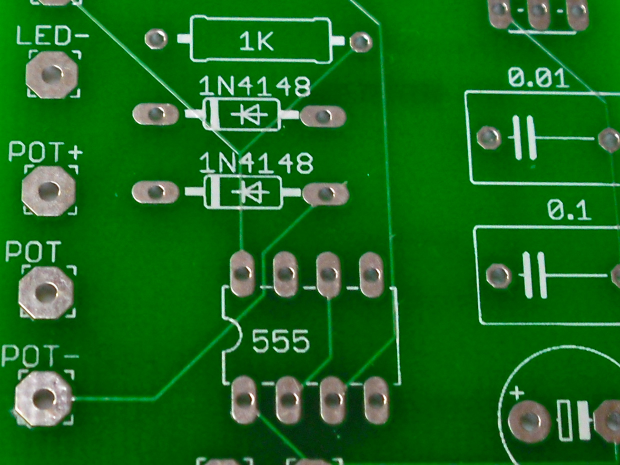
#> input picture cv2/CB.jpeg, 1240 x 930 px, found by its file name (shown at 1/2 size)
$ jupyter execute Untitled.ipynb   (older library calls are emulated)
#> lines starting #> are read from the running program, lines starting #| are printed output that depends on the picture; after the words box and inside, x2 and y2 are one past the last pixel; in counts of white or black regions, pixels touching at a corner belong together
[cell 1]
from scipy.spatial import distance as dist
from imutils import perspective
from imutils import contours
import numpy as np
import imutils
import cv2

[cell 2]
def midpoint(ptA, ptB):
    return ((ptA[0] + ptB[0]) / 2, (ptA[1] + ptB[1]) / 2)

[cell 3]
image_path = 'CB.JPEG'
width_reference_object = 1

[cell 4]
image = cv2.imread(image_path)
#> image is the input picture: shape (930, 1240, 3); mean B, G, R 26.8, 106.4, 25.2
gray = cv2.cvtColor(image, cv2.COLOR_BGR2GRAY)
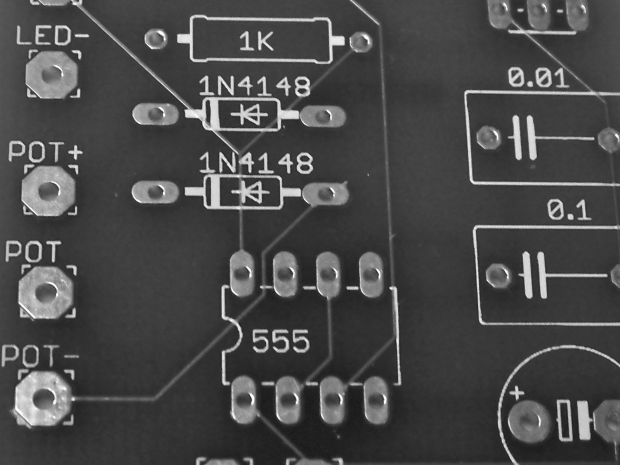
#> gray: shape (930, 1240) (shown at 1/2 size); min 20, max 255, mean 73
gray = cv2.GaussianBlur(gray, (7,7), 0)

[cell 5]
edged = cv2.Canny(gray, 50, 100)
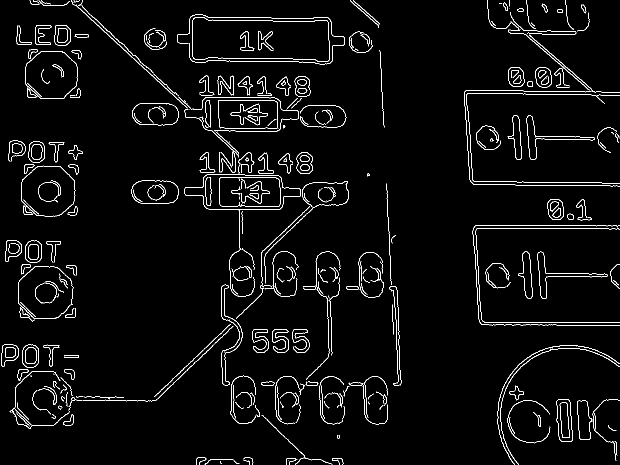
#> edged: shape (930, 1240) (shown at 1/2 size); 3.2% white in thin lines or dots
edged = cv2.dilate(edged, None, iterations= 1)
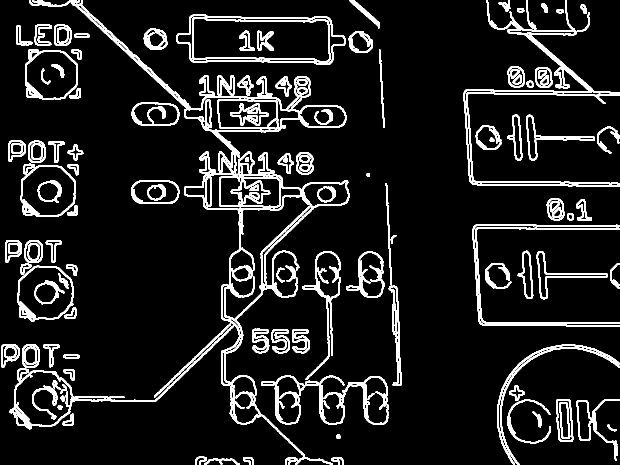
#> edged: shape (930, 1240) (shown at 1/2 size); 10.1% white; 137 white regions (1 under 20 px), largest, box (x1, y1, x2, y2) and area: (18, 0, 699, 859) 23852, (927, 0, 1240, 374) 8881, (353, 28, 691, 130) 4848
edged = cv2.erode(edged, None, iterations= 1)
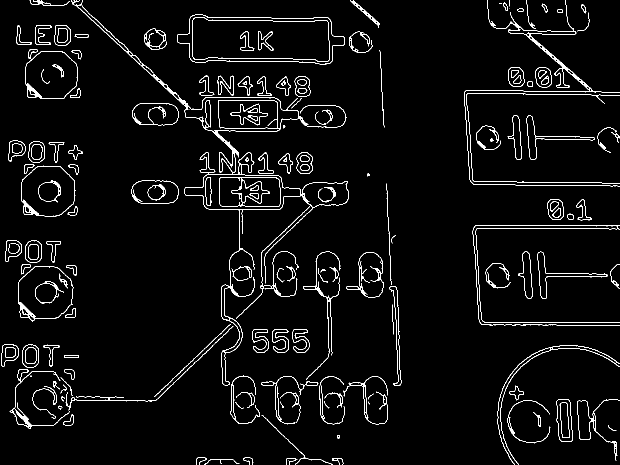
#> edged: shape (930, 1240) (shown at 1/2 size); 3.6% white in thin lines or dots

[cell 6]
cnts = cv2.findContours(edged.copy(), cv2.RETR_EXTERNAL, cv2.CHAIN_APPROX_SIMPLE)
#> cnts = 144 contours, 37 with area under 20; largest, box (x1, y1, x2, y2) and area: (142, 0, 698, 771) 32666, (354, 29, 690, 129) 26103, (36, 532, 147, 643) 9670, (42, 331, 151, 433) 9074, (51, 102, 155, 198) 8382
cnts = imutils.grab_contours(cnts)

[cell 7]
# sort the contour from left to right
# initialize the color
# init the reference object - which will store bounding box, centroid, pixels-per-metric
(cnts, _) = contours.sort_contours(cnts, 'left-to-right')
colors = ((0, 0, 255), (240, 0, 159), (0, 165, 255), (255, 255, 0), (255, 0, 255))
refObj = None

[cell 8]
for c in cnts:

    if cv2.contourArea(c) < 500:
        continue

    # compute the rotated bounding box of the contour
    box = cv2.minAreaRect(c)
    box = cv2.cv.BoxPoints(box) if imutils.is_cv2() else cv2.boxPoints(box)
    box = np.array(box, dtype="int")

    # order the points in the contour such that they appear
    # in top-left, top-right, bottom-right, and bottom-left
    # order, then draw the outline of the rotated bounding box
    box = perspective.order_points(box)

    #compute the center of the bounding box
    cX = np.average(box[:, 0])
    cY = np.average(box[:, 1])

    # if this is the first contour we are examining (i.e.,
    # the left-most contour), we presume this is the
    # reference object
    if refObj is None:
        # unpack the ordered bounding box, then compute the
        # midpoint between the top-left and top-right points,
        # followed by the midpoint between the top-right and
        # bottom-right
        (tl, tr, br, bl) = box
        (tlblX, tlblY) = midpoint(tl, bl)
        (trbrX, trbrY) = midpoint(tr, br)

        # compute the Euclidean distance between the midpoints,
        # then construct the reference object
        D = dist.euclidean((tlblX, tlblY), (trbrX, trbrY))
        refObj = (box, (cX, cY), D/width_reference_object)
        continue

    # draw the contours on the image
    orig = image.copy()
    cv2.drawContours(orig, [box.astype("int")], -1, (0, 255, 0), 2)
    cv2.drawContours(orig, [refObj[0].astype("int")], -1, (0, 255, 0), 2)

    # stack the reference coordinates and the object coordinates
    # to include the object center
    refCoords = np.vstack([refObj[0], refObj[1]])
    objCoords = np.vstack([box, (cX, cY)])

    # loop over the original points
    for ((xA, yA), (xB, yB), color) in zip(refCoords, objCoords, colors):
        # draw circles corresponding to the current points and
        # connect them with a line
        cv2.circle(orig, (int(xA), int(yA)), 5, color, -1)
        cv2.circle(orig, (int(xB), int(yB)), 5, color, -1)
        cv2.line(orig, (int(xA), int(yA)), (int(xB), int(yB)), color, 2)
        # compute the Euclidean distance between the coordinates,
        # and then convert the distance in pixels to distance in
        # units
        D = dist.euclidean((xA, yA), (xB, yB)) / refObj[2]
        (mX, mY) = midpoint((xA, yA), (xB, yB))
        cv2.putText(orig, "{:.1f}in".format(D), (int(mX), int(mY - 10)), cv2.FONT_HERSHEY_SIMPLEX, 0.55, color, 2)
        # show the output image
        cv2.imshow("Image", orig)
        cv2.waitKey(0)
#> this loop made 144 passes
#> (cX, cY, tlblX, tlblY, trbrX, trbrY, refObj) on pass 1: (20, 711, 3, 711, 37, 711, ([[3, 689], [37, 689], [37, 733], [3, 733]], (20, 711), 34))
#> (box, cX, cY) on passes 2, 3, 4, 6, 8, 9: ([[11, 481], [42, 481], [42, 523], [11, 523]], 26.5, 502), ([[17, 281], [50, 281], [50, 322], [17, 322]], 33.5, 301.5), ([[26, 735], [145, 746], [135, 863], [16, 853]], 80.5, 799.2), ([[37, 530], [147, 534], [143, 644], [34, 641]], 90.25, 587.2), ([[44, 329], [151, 333], [148, 434], [40, 430]], 95.75, 381.5), ([[45, 689], [77, 689], [77, 734], [45, 734]], 61, 711.5)
#> pass 2, `cv2.imshow("Image", orig)`:
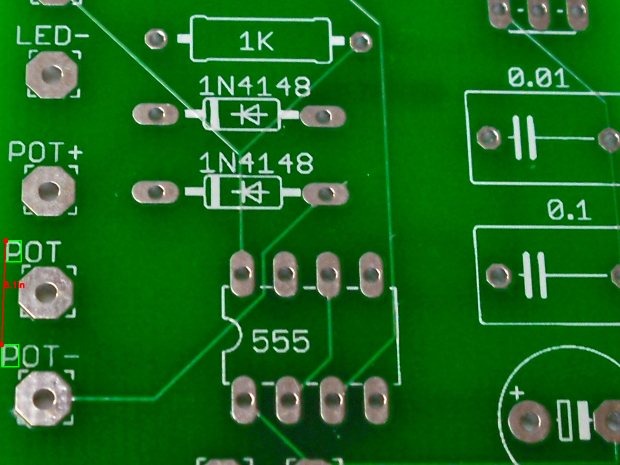
#> window 'Image': shape (930, 1240, 3) (shown at 1/2 size); mean B, G, R 26.7, 106.4, 25.4
#> pass 2, `cv2.imshow("Image", orig)`:
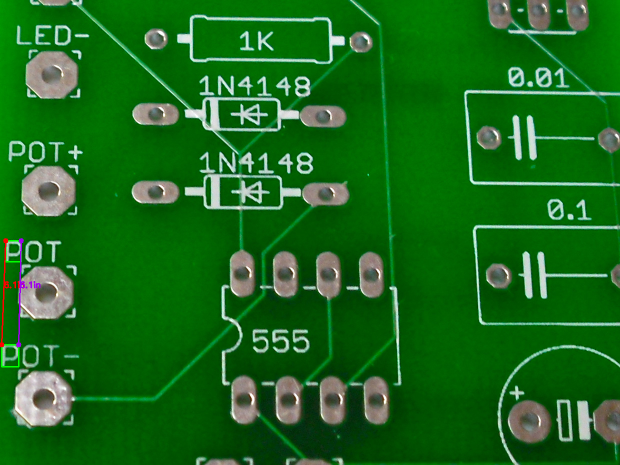
#> window 'Image': shape (930, 1240, 3) (shown at 1/2 size); mean B, G, R 26.9, 106.2, 25.4
#> pass 2, `cv2.imshow("Image", orig)`:
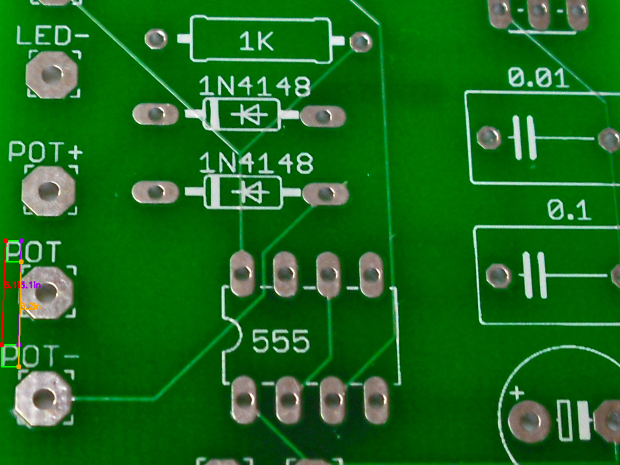
#> window 'Image': shape (930, 1240, 3) (shown at 1/2 size); mean B, G, R 26.8, 106.3, 25.5
#> pass 2, `cv2.imshow("Image", orig)`:
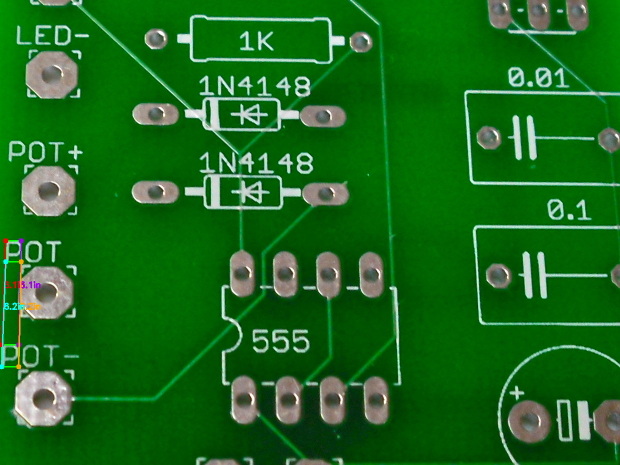
#> window 'Image': shape (930, 1240, 3) (shown at 1/2 size); mean B, G, R 27, 106.4, 25.5
#> after the loop:
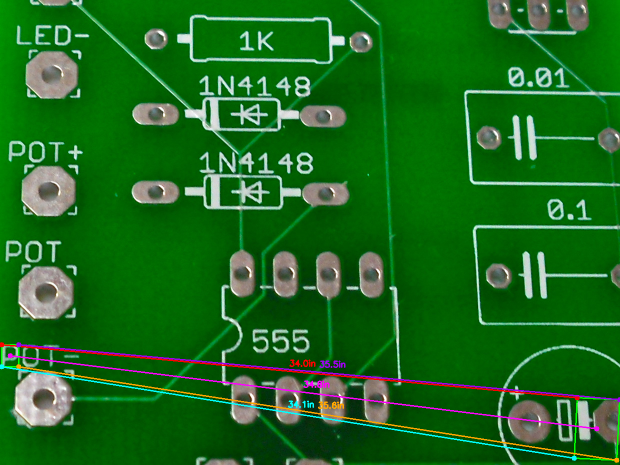
#> orig: shape (930, 1240, 3) (shown at 1/2 size); mean B, G, R 28.9, 106.4, 27.9
#> after the loop, tlblX = 3; tlblY = 711; trbrX = 37; trbrY = 711

[cell 9]
from tkinter import *
from PIL import ImageTk, Image
import math

root = Tk()

img = ImageTk.PhotoImage(Image.open("CB.JPEG"))
panel = Label(root, image=img)
panel.pack(side="bottom", fill="both", expand="yes")
x0 = 0
y0 = 0
x1 = 0
y1 = 0


# [4 lines left out: function leftClick, not called in this run]
    # return [x0, y0]


panel.bind("<Button-1>", leftClick)


# [4 lines left out: function rightClick, not called in this run]
    # return x1, y1


panel.bind("<Button-3>", rightClick)


# [4 lines left out: function getDistance, not called in this run]


panel.bind("<Button-2>", getDistance)
root.mainloop()

[cell 10]
from tkinter import *
from PIL import ImageTk, Image
import math

root = Tk()

img = ImageTk.PhotoImage(Image.open("CB.JPEG"))
panel = Label(root, image=img)
panel.pack(side="bottom", fill="both", expand="yes")
counter = 0
x0 = 0
x1 = 0
y0 = 0
y1 = 0


# [14 lines left out: function getDistance, not called in this run]


panel.bind("<Button-1>", getDistance)
root.mainloop()

[cell 11]
import tkinter as tk
from PIL import ImageTk, Image
import math
start_point_x, start_point_y, end_point_x, end_point_y = 0, 0, 0, 0

# [11 lines left out: functions mouse_left_down_detection, mouse_left_release_detection, not called in this run]

def get_instance(x1, y1, x2, y2):
    return math.sqrt((pow(abs(x2-x1), abs(x2-x1))+pow(abs(y2-y1), abs(y2-y1))))

image_path = "CB.JPEG"
root = tk.Tk()
img = ImageTk.PhotoImage(Image.open(image_path))
panel = tk.Label(root, image=img)
# Bind event mouse left down
panel.bind("<Button-1>", mouse_left_down_detection)
# Bind event mouse left release and calculate distance
panel.bind("<ButtonRelease-1>", mouse_left_release_detection)
panel.pack(side="bottom", fill="both", expand="yes")
root.mainloop()

[cell 12]
import numpy as np
import cv2
import math
events = [i for i in dir(cv2) if 'EVENT' in i]
#> events = 18 items, first 6: 'EVENT_FLAG_ALTKEY', 'EVENT_FLAG_CTRLKEY', 'EVENT_FLAG_LBUTTON', 'EVENT_FLAG_MBUTTON', 'EVENT_FLAG_RBUTTON', 'EVENT_FLAG_SHIFTKEY'
print(events)
#> (printed output is left out)
